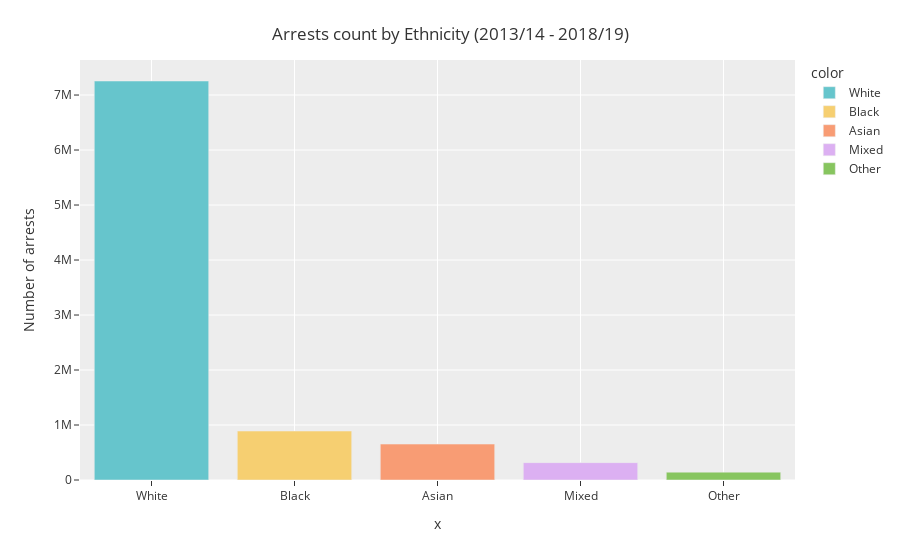

This figure's notebook cell:
### Markdown cell above
**Showing the correlation between the Ethnicity and Arrests in the cleaned arrests dataset**

### Code cell
fig1 = px.bar(plot_ethnicity_arrests, x=plot_ethnicity_arrests.index, 
              y=plot_ethnicity_arrests['Number of arrests'], color=plot_ethnicity_arrests.index, 
              color_discrete_sequence=px.colors.qualitative.Pastel)

fig1.update_layout(title={
                  'text': "Arrests count by Ethnicity (2013/14 - 2018/19)",
                  'y':0.95,
                  'x':0.5,
                  'xanchor': 'center',
                  'yanchor': 'top'},
                  template='ggplot2')

### Figure 1 — Plotly figure (JSON) as saved in the notebook; plotly's stock layout.template omitted (floating-point values rounded to 4 significant figures)
{"data": [{"alignmentgroup": "True", "hoverlabel": {"namelength": 0}, "hovertemplate": "color=White<br>x=%{x}<br>Number of arrests=%{y}", "legendgroup": "White", "marker": {"color": "rgb(102, 197, 204)"}, "name": "White", "offsetgroup": "White", "orientation": "v", "showlegend": true, "textposition": "auto", "type": "bar", "x": ["White"], "xaxis": "x", "y": [7255230], "yaxis": "y"}, {"alignmentgroup": "True", "hoverlabel": {"namelength": 0}, "hovertemplate": "color=Black<br>x=%{x}<br>Number of arrests=%{y}", "legendgroup": "Black", "marker": {"color": "rgb(246, 207, 113)"}, "name": "Black", "offsetgroup": "Black", "orientation": "v", "showlegend": true, "textposition": "auto", "type": "bar", "x": ["Black"], "xaxis": "x", "y": [890163], "yaxis": "y"}, {"alignmentgroup": "True", "hoverlabel": {"namelength": 0}, "hovertemplate": "color=Asian<br>x=%{x}<br>Number of arrests=%{y}", "legendgroup": "Asian", "marker": {"color": "rgb(248, 156, 116)"}, "name": "Asian", "offsetgroup": "Asian", "orientation": "v", "showlegend": true, "textposition": "auto", "type": "bar", "x": ["Asian"], "xaxis": "x", "y": [653328], "yaxis": "y"}, {"alignmentgroup": "True", "hoverlabel": {"namelength": 0}, "hovertemplate": "color=Mixed<br>x=%{x}<br>Number of arrests=%{y}", "legendgroup": "Mixed", "marker": {"color": "rgb(220, 176, 242)"}, "name": "Mixed", "offsetgroup": "Mixed", "orientation": "v", "showlegend": true, "textposition": "auto", "type": "bar", "x": ["Mixed"], "xaxis": "x", "y": [315802], "yaxis": "y"}, {"alignmentgroup": "True", "hoverlabel": {"namelength": 0}, "hovertemplate": "color=Other<br>x=%{x}<br>Number of arrests=%{y}", "legendgroup": "Other", "marker": {"color": "rgb(135, 197, 95)"}, "name": "Other", "offsetgroup": "Other", "orientation": "v", "showlegend": true, "textposition": "auto", "type": "bar", "x": ["Other"], "xaxis": "x", "y": [143046], "yaxis": "y"}], "layout": {"barmode": "relative", "legend": {"title": {"text": "color"}, "tracegroupgap": 0}, "margin": {"t": 60}, "title": {"text": "Arrests count by Ethnicity (2013/14 - 2018/19)", "x": 0.5, "xanchor": "center", "y": 0.95, "yanchor": "top"}, "xaxis": {"anchor": "y", "domain": [0, 1], "title": {"text": "x"}}, "yaxis": {"anchor": "x", "domain": [0, 1], "title": {"text": "Number of arrests"}}}}
